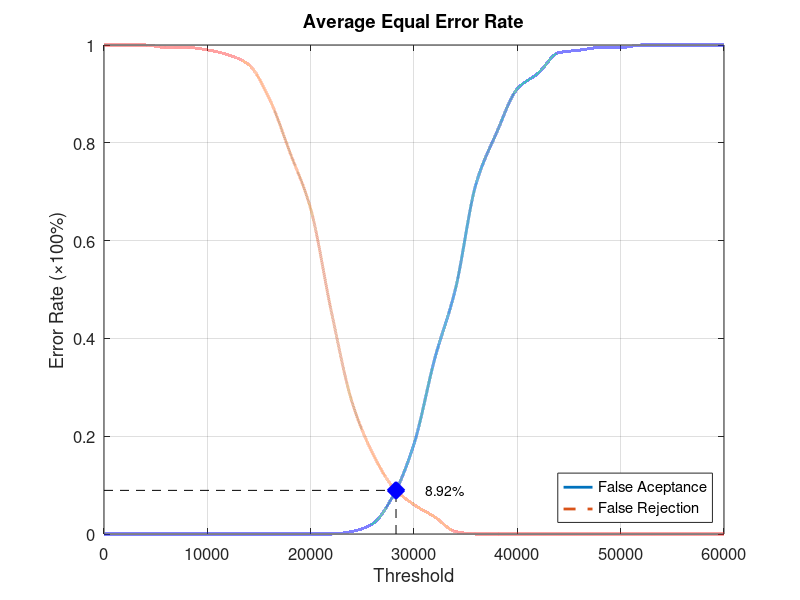
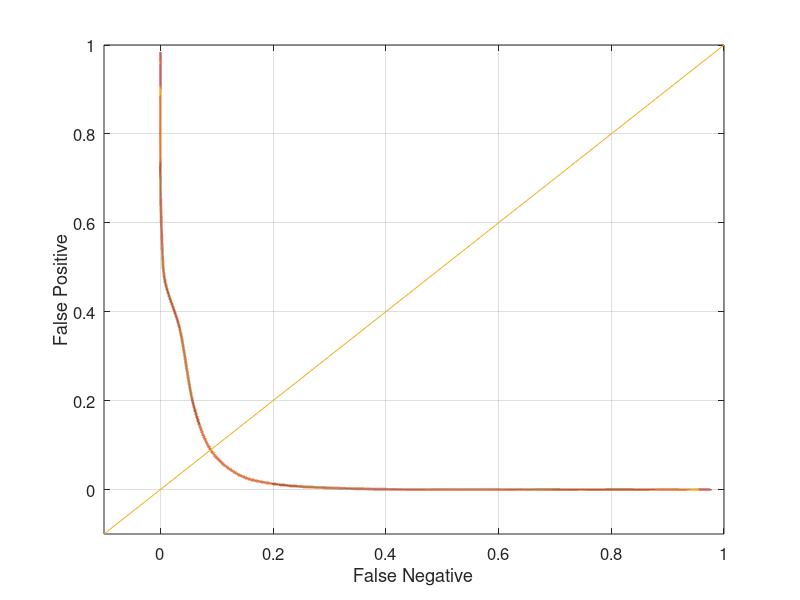

Source code (MATLAB) for these figures, in order:
function yEER = Database3_4
close all;
clear;
clc;
x = 0:2000:60000;
xq = 0:0.5:60000;

y0 = [0 0 0 0 0 0 0 0 0 0 0 0 0.00526316 0.0210526 0.0789474 0.184211 0.357895 0.5 0.715789 0.821053 0.910526 0.942105 0.984211 0.989474 0.994737 0.994737 1 1 1 1 1];
yy0 = interp1(x, y0, xq, 'pchip');
y1 = [1 1 1 0.995 0.995 0.99 0.98 0.96 0.89 0.78 0.665 0.455 0.27 0.165 0.095 0.06 0.035 0.005 0 0 0 0 0 0 0 0 0 0 0 0 0];
yy1 = interp1(x, y1, xq, 'pchip');

% Calculating EER: 
y2 = abs(y0 - y1);
find(y2 == min(y2))
yy2 = abs(yy0 - yy1);
xEER = find(yy2 == min(yy2));
xEERIndex = xq(xEER) % X-axis EER
yEER = yy0(xEER) % Y-axis EER

main = figure
plot(xq, yy0,'-','LineWidth', 2);	hold on
plot(xq, yy1,'--','LineWidth', 2);	hold on
plot([xEERIndex xEERIndex], [0 yEER], 'k--');	hold on
plot([0 xEERIndex], [yEER yEER], 'k--');	hold on
plot(xEERIndex, yEER, 'bx', 'LineWidth', 10);	hold on
text(xEERIndex + 10 * xEERIndex / 100, yEER, [num2str(round((10000 * yEER)) / 100) '%'])
legend('False Aceptance', 'False Rejection', 'Location', 'SouthEast')
xlabel('Threshold')
ylabel('Error Rate (\times100%)')
title('Average Equal Error Rate')
set(gca, 'FontSize', 12)
axis([0 60000 0 1])
grid on

print(main, 'Database3_4Main', '-dpng');
FNRxFPR = figure('Color', [1 1 1]);
plot(yy1, yy0, '-', yy1, yy0, 'LineWidth', 2);
hold on
y = -0.1:0.1:1
plot(y, y); 
set(gca, 'FontSize', 12)
xlabel('False Negative')
ylabel('False Positive')
axis([-0.1 1 -0.1 1])
set(gca, 'FontSize', 12)
grid on

print(FNRxFPR, 'Database3_4FNRxFPR','-dpng');
end
